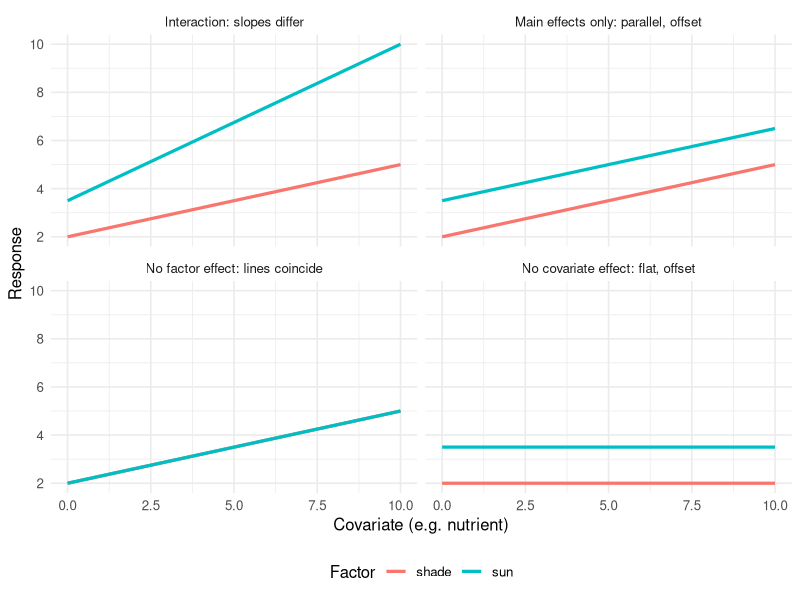
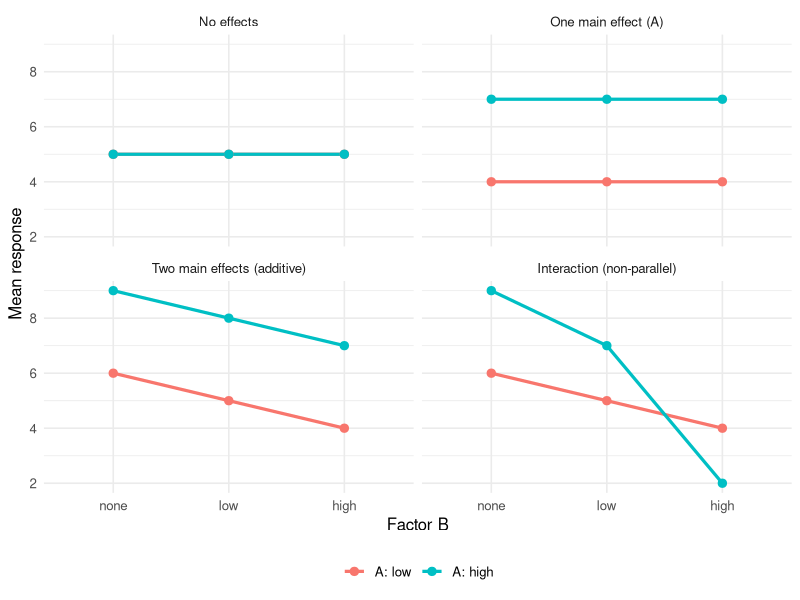
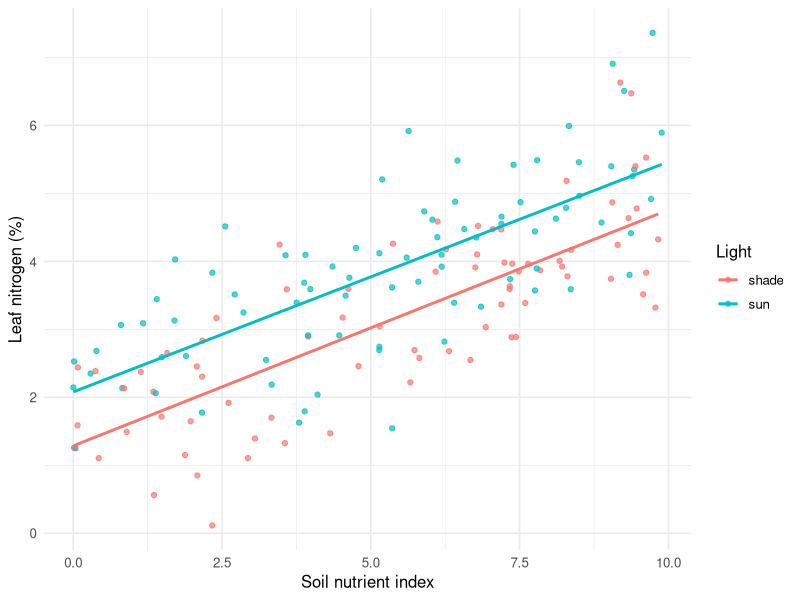

Source code (R) for these figures, in order: (Note: this script raises an error after producing the figures.)
## ---- chunk 1
#| include: false
knitr::opts_chunk$set(echo = TRUE, warning = FALSE, message = FALSE)

suppressPackageStartupMessages({
  library(ggplot2)    # visualisation
  library(car)        # residualPlots, qqPlot, influenceIndexPlot, outlierTest
  library(emmeans)    # estimated marginal means, trends, contrasts
})

set.seed(42)
theme_set(theme_minimal(base_size = 12))
## ---- chunk 2
#| code-fold: true
#| fig-height: 5
#| fig-cap: "Four canonical ANCOVA outcomes, drawn from fixed coefficients (no data). Top-left: slopes differ (interaction). Top-right: parallel lines offset by the factor (main effects, no interaction). Bottom-left: lines coincide (no factor effect). Bottom-right: flat lines offset by the factor (no covariate effect)."
library(ggplot2)
x <- seq(0, 10, length.out = 50)

anc_line <- function(int_s, slope_s, int_off, slope_off, panel) {
  rbind(
    data.frame(x, y = int_s + slope_s * x,
               group = "shade", panel = panel),
    data.frame(x, y = (int_s + int_off) + (slope_s + slope_off) * x,
               group = "sun",   panel = panel)
  )
}

anc_gallery <- rbind(
  anc_line(2, 0.30, 1.5, 0.35, "Interaction: slopes differ"),
  anc_line(2, 0.30, 1.5, 0.00, "Main effects only: parallel, offset"),
  anc_line(2, 0.30, 0.0, 0.00, "No factor effect: lines coincide"),
  anc_line(2, 0.00, 1.5, 0.00, "No covariate effect: flat, offset")
)
anc_gallery$panel <- factor(anc_gallery$panel,
                            levels = unique(anc_gallery$panel))

ggplot(anc_gallery, aes(x, y, colour = group)) +
  geom_line(linewidth = 1.1) +
  facet_wrap(~ panel) +
  labs(x = "Covariate (e.g. nutrient)", y = "Response", colour = "Factor") +
  theme(legend.position = "bottom")
## ---- chunk 3
#| code-fold: true
#| fig-height: 5
#| fig-cap: "Four canonical factorial outcomes as interaction plots (no data). Parallel lines (top row and bottom-left) indicate additive effects; only the bottom-right panel, with non-parallel lines, shows an interaction."
fac_cells <- function(cells, panel) {
  g <- expand.grid(FactorB = c("none", "low", "high"),
                   FactorA = c("A: low", "A: high"))
  g$FactorB <- factor(g$FactorB, levels = c("none", "low", "high"))
  g$mean    <- cells
  g$panel   <- panel
  g
}

fac_gallery <- rbind(
  fac_cells(c(5, 5, 5,  5, 5, 5), "No effects"),
  fac_cells(c(4, 4, 4,  7, 7, 7), "One main effect (A)"),
  fac_cells(c(6, 5, 4,  9, 8, 7), "Two main effects (additive)"),
  fac_cells(c(6, 5, 4,  9, 7, 2), "Interaction (non-parallel)")
)
fac_gallery$panel <- factor(fac_gallery$panel,
                            levels = unique(fac_gallery$panel))

ggplot(fac_gallery, aes(FactorB, mean, colour = FactorA, group = FactorA)) +
  geom_line(linewidth = 1.1) +
  geom_point(size = 2.5) +
  facet_wrap(~ panel) +
  labs(x = "Factor B", y = "Mean response", colour = NULL) +
  theme(legend.position = "bottom")
## ---- chunk 4
set.seed(42)
n        <- 160
nutrient <- runif(n, 0, 10)                       # soil nutrient index
light    <- factor(sample(c("shade", "sun"), n, replace = TRUE),
                   levels = c("shade", "sun"))     # shade = reference level

# True process: parallel lines. Sun raises the intercept by ~0.9; the slope
# (0.35 % nitrogen per nutrient unit) is the SAME in both light regimes.

Slope <- 0.35
Intercept <- (1.2 + 0.9 * (light == "sun"))
mu     <- Intercept + Slope * nutrient
leaf_N <- rnorm(n, mean = mu, sd = 0.9)           # constant SD => homoscedastic
datA   <- data.frame(leaf_N, nutrient, light, Intercept)
head(datA)
## ---- chunk 5
summary(datA[,1:3])
## ---- chunk 6
#| fig-cap: "Leaf nitrogen against the nutrient gradient, coloured by light regime. The two fitted lines appear close to parallel — a visual indication that the interaction is unnecessary."
ggplot(datA, aes(nutrient, leaf_N, colour = light)) +
  geom_point(alpha = 0.7) +
  geom_smooth(method = "lm", se = FALSE) +
  labs(x = "Soil nutrient index", y = "Leaf nitrogen (%)", colour = "Light")
## ---- chunk 7
mA_full <- lm(leaf_N ~ light + nutrient + light:nutrient , data = datA)   # light*nutrient as shorthand
## ---- chunk 8
#| fig-cap: "Residuals against each predictor and against the fitted values. A flat, patternless band supports constant variance."
residualPlots(mA_full, tests = FALSE, layout = c(1, 3))
## ---- chunk 9
cor(abs(resid(mA_full)), fitted(mA_full))
## ---- chunk 10
#| fig-cap: "QQ-plot of studentized residuals against the reference distribution (car::qqPlot). Points on the line indicate approximate normality; the dashed envelope is a pointwise confidence band. Note that residuals(Model_name) must be passed to obtain the residuals; the id argument labels the row numbers of the most extreme observations."
qqPlot(residuals(mA_full), id = list(n=4))
## ---- chunk 11
shapiro.test(resid(mA_full))
## ---- chunk 12
#| fig-cap: "Influence diagnostics: Cook's distance, studentized residuals (with Bonferroni outlier p-values), and hat-values (leverage)."
influenceIndexPlot(mA_full, vars = c("Cook", "Studentized", "hat"))
## ---- chunk 13
outlierTest(mA_full)
## ---- chunk 14
h    <- hatvalues(mA_full)
cutoff <- 2.5 * mean(h)          # cutoff for leverage value
which(h > cutoff)                # indices of high-leverage points
## ---- chunk 15
mA_add <- lm(leaf_N ~ light + nutrient, data = datA)
anova(mA_add, mA_full)   # H0: interaction coefficient = 0
## ---- chunk 16
AIC(mA_full, mA_add,
    lm(leaf_N ~ nutrient, data = datA),
    lm(leaf_N ~ light,    data = datA))
## ---- chunk 17
summary(mA_add)
## ---- chunk 18
anova(mA_add)
## ---- chunk 19
# Estimated marginal means for the two light regimes, at the mean nutrient level
emm_light <- emmeans(mA_add, ~ light)
emm_light
## ---- chunk 20
# Pairwise contrast between the light regimes
pairs(emm_light)
## ---- chunk 21
emtrends(mA_add, ~ light, var = "nutrient")
## ---- chunk 22
#| fig-cap: "Final additive ANCOVA model: parallel regression lines separated by a constant light effect."
ggplot(datA, aes(nutrient, leaf_N, colour = light)) +
  geom_point(alpha = 0.6) +
  geom_line(aes(y = predict(mA_add)), linewidth = 1) +
  labs(x = "Soil nutrient index", y = "Leaf nitrogen (%)", colour = "Light")
## ---- chunk 23
set.seed(7)
design <- expand.grid(rep      = 1:12,
                      nutrient = c("low", "high"),
                      grazer   = c("none", "low", "high"))
design$nutrient <- factor(design$nutrient, levels = c("low", "high"))
design$grazer   <- factor(design$grazer,   levels = c("none", "low", "high"))

# True cell means with an interaction: at LOW nutrient grazers barely matter;
# at HIGH nutrient grazers cut biomass sharply.
cell_mean <- function(nut, grz) {
  base  <- 5
  n_eff <- ifelse(nut == "high", 8, 0)
  g_eff <- c(none = 0, low = -1, high = -2)[as.character(grz)]
  i_eff <- ifelse(nut == "high",
                  c(none = 0, low = -3, high = -6)[as.character(grz)], 0)
  base + n_eff + g_eff + i_eff
}
mu      <- mapply(cell_mean, design$nutrient, design$grazer)
biomass <- rnorm(nrow(design), mean = mu, sd = 1.6)
datF    <- data.frame(biomass, nutrient = design$nutrient, grazer = design$grazer)
## ---- chunk 24
#| fig-cap: "Interaction plot. Grazing barely lowers biomass at low nutrients but sharply lowers it at high nutrients — the lines are far from parallel, the visual signature of an interaction."
ggplot(datF, aes(grazer, biomass, colour = nutrient, group = nutrient)) +
  stat_summary(fun = mean, geom = "line", linewidth = 1) +
  stat_summary(fun = mean, geom = "point", size = 3) +
  stat_summary(fun.data = mean_se, geom = "errorbar", width = 0.1) +
  labs(x = "Grazing pressure", y = "Algal biomass (mg)", colour = "Nutrient")
## ---- chunk 25
mF_full <- lm(biomass ~ nutrient * grazer, data = datF)
## ---- chunk 26
#| fig-cap: "Residuals against fitted values for the factorial model. With categorical predictors the residuals cluster at the six fitted cell means; the check is that the spread is similar across clusters."
residualPlots(mF_full, tests = FALSE, layout = c(1, 3))
## ---- chunk 27
#| fig-cap: "Normal QQ-plot of the factorial-model residuals."
qqPlot(residuals(mF_full), id = list(n = 6))
## ---- chunk 28
shapiro.test(resid(mF_full))
## ---- chunk 29
anova(mF_full)
## ---- chunk 30
mF_add <- lm(biomass ~ nutrient + grazer, data = datF)
anova(mF_add, mF_full)
## ---- chunk 31
AIC(mF_full, mF_add)
## ---- chunk 32
summary(mF_full)
## ---- chunk 33
# Estimated marginal mean biomass for every cell of the design
emm_cells <- emmeans(mF_full, ~ grazer | nutrient)
emm_cells
## ---- chunk 34
pairs(emm_cells, adjust = "fdr")
## ---- chunk 35
# Nutrient effect within each grazing level
pairs(emmeans(mF_full, ~ nutrient | grazer), adjust = "fdr")
## ---- chunk 36
#| fig-cap: "Cell means with standard errors. The widening gap between nutrient levels as grazing increases is the interaction made visible."
ggplot(datF, aes(grazer, biomass, fill = nutrient)) +
  stat_summary(fun = mean, geom = "col", position = position_dodge(0.8), width = 0.7) +
  stat_summary(fun.data = mean_se, geom = "errorbar",
               position = position_dodge(0.8), width = 0.2) +
  labs(x = "Grazing pressure", y = "Algal biomass (mg)", fill = "Nutrient")
